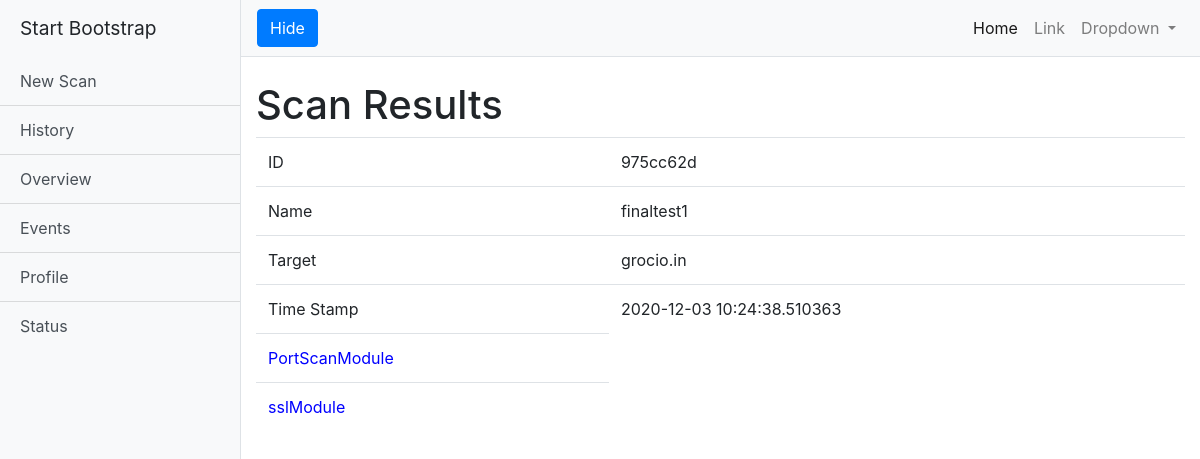
/getInfo?id=975cc62d, run on the app's committed database.
### tables this page shows
CREATE TABLE output (ID varchar,Name varchar ,Target varchar,Time varchar,Module varchar, Data blob);

### app.py (the view)
@app.route('/getInfo',methods=['GET'])
def getInfo():
    try:
        uuid=request.args['id']
    except:
        return("please supply an id")
    data=request.args.get('data')
    if data==None:
        resultList=retrieve(uuid,data)
        head=resultList[0]
        result=resultList[1]
        return render_template('results.html',result=result,head=head)
    else:
        return(retrieve(uuid,data))

### history.py (called while the page is built)
def retrieve(uuid=None,data=None):
    connection=sqlite3.connect("/home/vandan/osint/osint.db")
    connection.row_factory=sqlite3.Row
    cursor=connection.cursor()
    if uuid==None and data==None:
        cursor.execute("select distinct ID,Name,Target,Time from output")
        rows=cursor.fetchall()
        return(rows)
    elif uuid!=None and data==None:
        modules=[]
        cursor.execute("select * from output where ID=?",(uuid,))
        rows=cursor.fetchall()
        head=[rows[0]['ID'],rows[0]['Name'],rows[0]['Target'],rows[0]['Time']]
        for i in rows:
            modules.append(i['Module'])
        resultList=[head,modules]
        return(resultList)
    else:
        cursor.execute("select data from output where ID=? and module=?",(uuid,data))
        row=cursor.fetchone()
        Data=pickle.loads(row['Data'])
        return(json.dumps(Data))

### web/templates/results.html (shortened to what this page needs)
<!DOCTYPE html>
<html lang="en">
<head>
  <link href="vendor/bootstrap/css/bootstrap.min.css" rel="stylesheet">
  <link href="css/simple-sidebar.css" rel="stylesheet">
</head>
<body>
  <div class="d-flex" id="wrapper">
    <div class="bg-light border-right" id="sidebar-wrapper">
      <div class="sidebar-heading">Start Bootstrap </div>
      <div class="list-group list-group-flush">
        <a href="newscan.html" class="list-group-item list-group-item-action bg-light">New Scan</a>
        <a href="history.html" class="list-group-item list-group-item-action bg-light">History</a>
        <a href="#" class="list-group-item list-group-item-action bg-light">Overview</a>
        <a href="#" class="list-group-item list-group-item-action bg-light">Events</a>
        <a href="#" class="list-group-item list-group-item-action bg-light">Profile</a>
        <a href="#" class="list-group-item list-group-item-action bg-light">Status</a>
      </div>
    </div>
    <div id="page-content-wrapper">
      <nav class="navbar navbar-expand-lg navbar-light bg-light border-bottom">
        <button class="btn btn-primary" id="menu-toggle" >Hide</button>
        <div class="collapse navbar-collapse" id="navbarSupportedContent">
          <ul class="navbar-nav ml-auto mt-2 mt-lg-0">
            <li class="nav-item active">
              <a class="nav-link" href="#">Home <span class="sr-only">(current)</span></a>
            </li>
            <li class="nav-item">
              <a class="nav-link" href="#">Link</a>
            </li>
            <li class="nav-item dropdown">
              <a class="nav-link dropdown-toggle" href="#" id="navbarDropdown" role="button" data-toggle="dropdown" aria-haspopup="true" aria-expanded="false">
                Dropdown
              </a>
            </li>
          </ul>
        </div>
      </nav>
      <div class="container-fluid" id="table">
        <h1 class="mt-4">Scan Results</h1>
        <table class="table">
          <tr>
            <td>ID</td>
            <td>{{head[0]}}</td>
          </tr>
          <tr>
            <td>Name</td>
            <td>{{head[1]}}</td>
          </tr>
          <tr>
            <td>Target</td>
            <td>{{head[2]}}</td>
          </tr>
          <tr>
            <td>Time Stamp</td>
            <td>{{head[3]}}</td>
          </tr>
          {% for i in result %}
            <tr>
              <td onclick="getResult('/getInfo?id={{head[0]}}&data={{i}}')" style="color: blue;">{{i}}</td>
            </tr>
          {%endfor%}
        </table>
      </div>
    </div>
  </div>
</body>
</html>

### web/static/css/simple-sidebar.css (style rules this page uses)
#wrapper { overflow-x: hidden; }
#sidebar-wrapper { min-height: 100vh; margin-left: -15rem; -webkit-transition: margin .25s ease-out; -moz-transition: margin .25s ease-out; -o-transition: margin .25s ease-out; transition: margin .25s ease-out; }
#sidebar-wrapper .sidebar-heading { padding: 0.875rem 1.25rem; font-size: 1.2rem; }
#sidebar-wrapper .list-group { width: 15rem; }
#page-content-wrapper { min-width: 100vw; }
@media (min-width: 768px) { #sidebar-wrapper { margin-left: 0; } }
@media (min-width: 768px) { #page-content-wrapper { min-width: 0; width: 100%; } }

### data on the page
output: ID "975cc62d", Name "finaltest1", Target "grocio.in", Time "2020-12-03 10:24:38.510363", Module "PortScanModule"
output: Module "sslModule"
